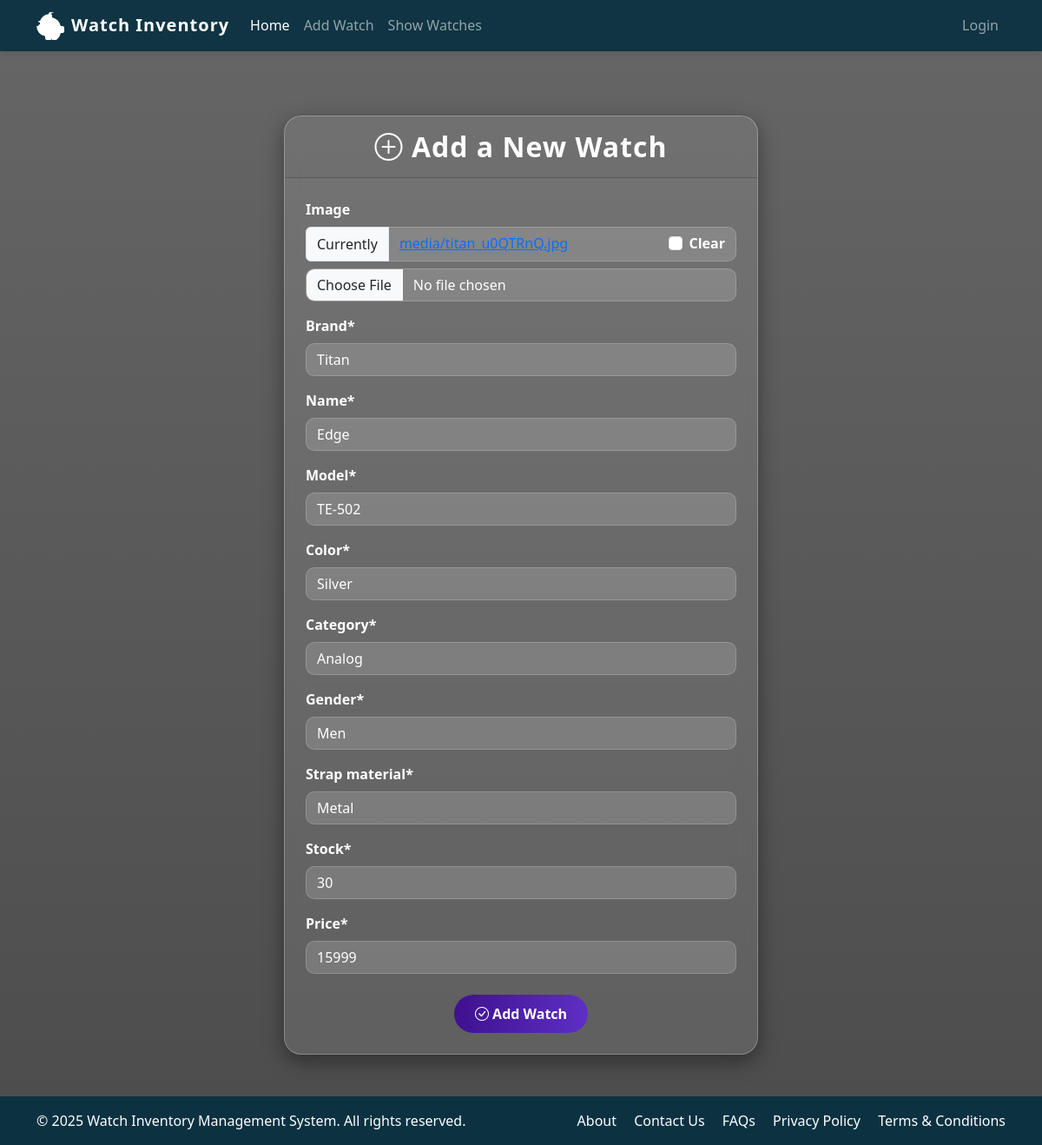
Page /update/27 on the committed database.
### watch_app/models.py (models this page shows, shortened)
class Watch(models.Model):
    owner = models.ForeignKey(
        User,
        on_delete=models.CASCADE,
        related_name="watches",
        null=True,       # temp so old rows won’t break
        blank=True
    )
    image = models.ImageField(upload_to="media", null=True, blank=True)
    brand = models.CharField(max_length=100)
    name = models.CharField(max_length=100)
    model = models.CharField(max_length=100)
    color = models.CharField(max_length=100)
    category = models.CharField(max_length=100)
    gender = models.CharField(max_length=100)
    strap_material = models.CharField(max_length=100)
    stock = models.IntegerField()
    price = models.IntegerField()

### watch_app/views.py (the view, shortened to what this page needs)
# urls.py: path('update/<id>',update_watch_view, name="update-watch"),
def update_watch_view(request, id):
    watch = Watch.objects.get(id=id)
    form = WatchForm(instance=watch)
    template_name = "watch_app/add_watch.html"
    context = {'form': form}
    return render(request, template_name, context)

### watch_app/forms.py
class WatchForm(forms.ModelForm):
    class Meta:
        model = Watch
        fields = "__all__"
        exclude = ['owner']

### templates/watch_app/add_watch.html (shortened to what this page needs)
{% extends 'base.html' %}
{% load crispy_forms_tags %}
{% block content %}
<div class="container mt-5 mb-5 d-flex justify-content-center">
    <div class="card w-50">
        <div class="card-header text-white text-center">
            <h2 class="mb-0 fw-bold"><i class="bi bi-plus-circle"></i> Add a New Watch</h2>
        </div>
        <div class="card-body p-4">
            <form method="post" enctype="multipart/form-data">
                {{ form|crispy }}
                <div class="text-center mt-4">
                    <button class="btn btn-primary px-4">
                        <i class="bi bi-check-circle"></i> Add Watch
                    </button>
                </div>
            </form>
        </div>
    </div>
</div>
<div class="position-fixed top-0 end-0 p-3" style="z-index: 1050;">
</div>
{% endblock %}

### templates/base.html (style rules this page uses)
body { background-color: #f8f9fa; display: flex; flex-direction: column; min-height: 100vh; margin: 0; }

### templates/watch_app/add_watch.html (style rules this page uses)
body { background: linear-gradient(rgba(0, 0, 0, 0.6), rgba(0, 0, 0, 0.7)), url('https://cdn.prod.website-files.com/66827949c7b425e60255a484/67750e77778a05dda84cf763_67750e75a69ea8678c4969d0_lastImage.png') no-repeat center center/cover; min-height: 100vh; overflow-x: hidden; }
.card { background: rgba(255, 255, 255, 0.1); backdrop-filter: blur(12px); border: 1px solid rgba(255, 255, 255, 0.25); color: #fff; border-radius: 20px; box-shadow: 0 8px 25px rgba(0, 0, 0, 0.4); transition: transform 0.4s ease, box-shadow 0.4s ease; animation: floatUp 0.9s ease-out; }
.card-header { font-size: 1.6rem; letter-spacing: 1px; border-top-left-radius: 20px !important; border-top-right-radius: 20px !important; padding: 1rem; animation: fadeDown 1s ease-out; }
.form-control { background-color: rgba(255, 255, 255, 0.15) !important; color: #fff !important; border: 1px solid rgba(255, 255, 255, 0.3); border-radius: 10px; transition: all 0.3s ease; animation: fadeInField 0.6s ease forwards; opacity: 0; }
.form-control:nth-child(1) { animation-delay: 0.2s; }
.form-control:nth-child(2) { animation-delay: 0.3s; }
label { color: #fff; font-weight: 600; }
.btn-primary { background: linear-gradient(90deg, #3f118f, #5e2fc4); border: none; border-radius: 50px; font-weight: 600; padding: 0.6rem 1.8rem; transition: all 0.3s ease; animation: popUp 0.9s ease; }

### rows in the picture
Watch: brand "Titan", name "Edge", model "TE-502", color "Silver", category "Analog", gender "Men", strap_material "Metal", stock "30", price "15999"

### other values in the picture
{{ year|default:2025 }} "2025"
